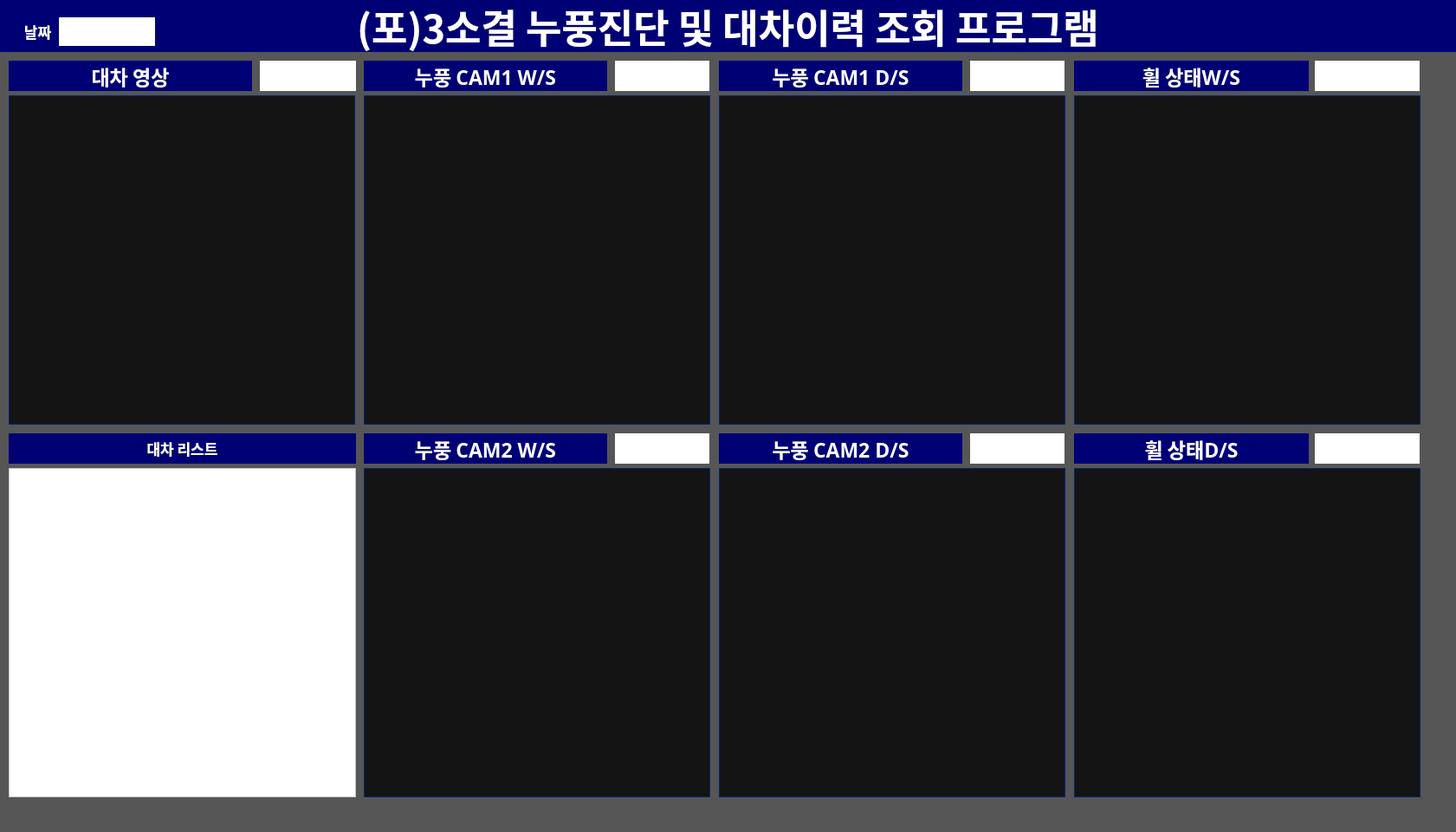
<?xml version="1.0" encoding="UTF-8"?>
<ui version="4.0">
 <class>MainWindow</class>
 <widget class="QMainWindow" name="MainWindow">
  <property name="windowModality">
   <enum>Qt::NonModal</enum>
  </property>
  <property name="enabled">
   <bool>true</bool>
  </property>
  <property name="geometry">
   <rect>
    <x>0</x>
    <y>0</y>
    <width>1681</width>
    <height>960</height>
   </rect>
  </property>
  <property name="sizePolicy">
   <sizepolicy hsizetype="Preferred" vsizetype="Preferred">
    <horstretch>0</horstretch>
    <verstretch>0</verstretch>
   </sizepolicy>
  </property>
  <property name="windowTitle">
   <string>MainWindow</string>
  </property>
  <property name="layoutDirection">
   <enum>Qt::LeftToRight</enum>
  </property>
  <property name="styleSheet">
   <string notr="true">background-color: rgb(86, 86, 86);</string>
  </property>
  <widget class="QWidget" name="centralwidget">
   <widget class="QLabel" name="image_1">
    <property name="geometry">
     <rect>
      <x>10</x>
      <y>110</y>
      <width>400</width>
      <height>380</height>
     </rect>
    </property>
    <property name="font">
     <font>
      <pointsize>15</pointsize>
     </font>
    </property>
    <property name="styleSheet">
     <string notr="true">background-color: rgb(20, 20, 20);
color: rgb(0, 38, 116);</string>
    </property>
    <property name="frameShape">
     <enum>QFrame::Box</enum>
    </property>
    <property name="lineWidth">
     <number>1</number>
    </property>
    <property name="text">
     <string/>
    </property>
    <property name="alignment">
     <set>Qt::AlignCenter</set>
    </property>
   </widget>
   <widget class="QLabel" name="image_2">
    <property name="geometry">
     <rect>
      <x>420</x>
      <y>110</y>
      <width>400</width>
      <height>380</height>
     </rect>
    </property>
    <property name="font">
     <font>
      <pointsize>15</pointsize>
     </font>
    </property>
    <property name="styleSheet">
     <string notr="true">background-color: rgb(20, 20, 20);
color: rgb(0, 38, 116);</string>
    </property>
    <property name="frameShape">
     <enum>QFrame::Box</enum>
    </property>
    <property name="lineWidth">
     <number>1</number>
    </property>
    <property name="text">
     <string/>
    </property>
    <property name="alignment">
     <set>Qt::AlignCenter</set>
    </property>
   </widget>
   <widget class="QLabel" name="name_label">
    <property name="geometry">
     <rect>
      <x>0</x>
      <y>0</y>
      <width>1681</width>
      <height>60</height>
     </rect>
    </property>
    <property name="font">
     <font>
      <family>맑은 고딕</family>
      <pointsize>34</pointsize>
      <weight>75</weight>
      <bold>true</bold>
     </font>
    </property>
    <property name="layoutDirection">
     <enum>Qt::LeftToRight</enum>
    </property>
    <property name="styleSheet">
     <string notr="true">background-color: rgb(0, 0, 117);
color: rgb(255, 255, 255);</string>
    </property>
    <property name="frameShape">
     <enum>QFrame::NoFrame</enum>
    </property>
    <property name="frameShadow">
     <enum>QFrame::Plain</enum>
    </property>
    <property name="lineWidth">
     <number>2</number>
    </property>
    <property name="midLineWidth">
     <number>0</number>
    </property>
    <property name="text">
     <string>(포)3소결 누풍진단 및 대차이력 조회 프로그램</string>
    </property>
    <property name="alignment">
     <set>Qt::AlignCenter</set>
    </property>
   </widget>
   <widget class="QLabel" name="label_4">
    <property name="geometry">
     <rect>
      <x>10</x>
      <y>70</y>
      <width>281</width>
      <height>35</height>
     </rect>
    </property>
    <property name="font">
     <font>
      <family>맑은 고딕</family>
      <pointsize>17</pointsize>
      <weight>75</weight>
      <bold>true</bold>
     </font>
    </property>
    <property name="styleSheet">
     <string notr="true">background-color: rgb(0, 0, 117);
color: rgb(255, 255, 255);</string>
    </property>
    <property name="frameShape">
     <enum>QFrame::NoFrame</enum>
    </property>
    <property name="text">
     <string>대차 영상</string>
    </property>
    <property name="alignment">
     <set>Qt::AlignCenter</set>
    </property>
   </widget>
   <widget class="QLabel" name="label_6">
    <property name="geometry">
     <rect>
      <x>420</x>
      <y>70</y>
      <width>281</width>
      <height>35</height>
     </rect>
    </property>
    <property name="font">
     <font>
      <family>맑은 고딕</family>
      <pointsize>17</pointsize>
      <weight>75</weight>
      <bold>true</bold>
     </font>
    </property>
    <property name="styleSheet">
     <string notr="true">background-color: rgb(0, 0, 117);
color: rgb(255, 255, 255);</string>
    </property>
    <property name="frameShape">
     <enum>QFrame::NoFrame</enum>
    </property>
    <property name="text">
     <string>누풍 CAM1 W/S</string>
    </property>
    <property name="alignment">
     <set>Qt::AlignCenter</set>
    </property>
   </widget>
   <widget class="QLabel" name="label_8">
    <property name="geometry">
     <rect>
      <x>-12</x>
      <y>20</y>
      <width>111</width>
      <height>33</height>
     </rect>
    </property>
    <property name="font">
     <font>
      <family>맑은 고딕</family>
      <pointsize>13</pointsize>
      <weight>75</weight>
      <bold>true</bold>
     </font>
    </property>
    <property name="styleSheet">
     <string notr="true">background-color: rgb(0, 0, 117);
color: rgb(255, 255, 255);</string>
    </property>
    <property name="frameShape">
     <enum>QFrame::NoFrame</enum>
    </property>
    <property name="text">
     <string>날짜</string>
    </property>
    <property name="alignment">
     <set>Qt::AlignCenter</set>
    </property>
   </widget>
   <widget class="QLabel" name="label_11">
    <property name="geometry">
     <rect>
      <x>830</x>
      <y>70</y>
      <width>281</width>
      <height>35</height>
     </rect>
    </property>
    <property name="font">
     <font>
      <family>맑은 고딕</family>
      <pointsize>17</pointsize>
      <weight>75</weight>
      <bold>true</bold>
     </font>
    </property>
    <property name="styleSheet">
     <string notr="true">background-color: rgb(0, 0, 117);
color: rgb(255, 255, 255);</string>
    </property>
    <property name="frameShape">
     <enum>QFrame::NoFrame</enum>
    </property>
    <property name="text">
     <string>누풍 CAM1 D/S</string>
    </property>
    <property name="alignment">
     <set>Qt::AlignCenter</set>
    </property>
   </widget>
   <widget class="QLabel" name="image_3">
    <property name="geometry">
     <rect>
      <x>830</x>
      <y>110</y>
      <width>400</width>
      <height>380</height>
     </rect>
    </property>
    <property name="font">
     <font>
      <pointsize>15</pointsize>
     </font>
    </property>
    <property name="styleSheet">
     <string notr="true">background-color: rgb(20, 20, 20);
color: rgb(0, 38, 116);</string>
    </property>
    <property name="frameShape">
     <enum>QFrame::Box</enum>
    </property>
    <property name="lineWidth">
     <number>1</number>
    </property>
    <property name="text">
     <string/>
    </property>
    <property name="alignment">
     <set>Qt::AlignCenter</set>
    </property>
   </widget>
   <widget class="QLabel" name="time_label">
    <property name="geometry">
     <rect>
      <x>68</x>
      <y>20</y>
      <width>111</width>
      <height>33</height>
     </rect>
    </property>
    <property name="font">
     <font>
      <family>맑은 고딕</family>
      <pointsize>13</pointsize>
      <weight>75</weight>
      <bold>true</bold>
     </font>
    </property>
    <property name="styleSheet">
     <string notr="true">color: rgb(0, 0, 0);
background-color: rgb(255, 255, 255);</string>
    </property>
    <property name="frameShape">
     <enum>QFrame::NoFrame</enum>
    </property>
    <property name="text">
     <string/>
    </property>
    <property name="alignment">
     <set>Qt::AlignCenter</set>
    </property>
   </widget>
   <widget class="QLabel" name="num_label">
    <property name="geometry">
     <rect>
      <x>300</x>
      <y>70</y>
      <width>111</width>
      <height>35</height>
     </rect>
    </property>
    <property name="font">
     <font>
      <family>맑은 고딕</family>
      <pointsize>13</pointsize>
      <weight>75</weight>
      <bold>true</bold>
     </font>
    </property>
    <property name="styleSheet">
     <string notr="true">color: rgb(0, 0, 0);
background-color: rgb(255, 255, 255);</string>
    </property>
    <property name="frameShape">
     <enum>QFrame::NoFrame</enum>
    </property>
    <property name="text">
     <string/>
    </property>
    <property name="alignment">
     <set>Qt::AlignCenter</set>
    </property>
   </widget>
   <widget class="QLabel" name="dB_label1">
    <property name="geometry">
     <rect>
      <x>710</x>
      <y>70</y>
      <width>109</width>
      <height>35</height>
     </rect>
    </property>
    <property name="font">
     <font>
      <family>맑은 고딕</family>
      <pointsize>13</pointsize>
      <weight>75</weight>
      <bold>true</bold>
     </font>
    </property>
    <property name="styleSheet">
     <string notr="true">color: rgb(0, 0, 0);
background-color: rgb(255, 255, 255);</string>
    </property>
    <property name="frameShape">
     <enum>QFrame::NoFrame</enum>
    </property>
    <property name="text">
     <string/>
    </property>
    <property name="alignment">
     <set>Qt::AlignCenter</set>
    </property>
   </widget>
   <widget class="QLabel" name="dB_label2">
    <property name="geometry">
     <rect>
      <x>1120</x>
      <y>70</y>
      <width>109</width>
      <height>35</height>
     </rect>
    </property>
    <property name="font">
     <font>
      <family>맑은 고딕</family>
      <pointsize>13</pointsize>
      <weight>75</weight>
      <bold>true</bold>
     </font>
    </property>
    <property name="styleSheet">
     <string notr="true">color: rgb(0, 0, 0);
background-color: rgb(255, 255, 255);</string>
    </property>
    <property name="frameShape">
     <enum>QFrame::NoFrame</enum>
    </property>
    <property name="text">
     <string/>
    </property>
    <property name="alignment">
     <set>Qt::AlignCenter</set>
    </property>
   </widget>
   <widget class="QLabel" name="label_15">
    <property name="geometry">
     <rect>
      <x>10</x>
      <y>500</y>
      <width>401</width>
      <height>35</height>
     </rect>
    </property>
    <property name="font">
     <font>
      <family>맑은 고딕</family>
      <pointsize>13</pointsize>
      <weight>75</weight>
      <bold>true</bold>
     </font>
    </property>
    <property name="styleSheet">
     <string notr="true">background-color: rgb(0, 0, 117);
color: rgb(255, 255, 255);</string>
    </property>
    <property name="frameShape">
     <enum>QFrame::NoFrame</enum>
    </property>
    <property name="text">
     <string>대차 리스트</string>
    </property>
    <property name="alignment">
     <set>Qt::AlignCenter</set>
    </property>
   </widget>
   <widget class="QListWidget" name="listWidget">
    <property name="geometry">
     <rect>
      <x>10</x>
      <y>540</y>
      <width>401</width>
      <height>380</height>
     </rect>
    </property>
    <property name="font">
     <font>
      <pointsize>10</pointsize>
     </font>
    </property>
    <property name="styleSheet">
     <string notr="true">background-color: rgb(255, 255, 255);
color: rgb(0, 0, 0);</string>
    </property>
    <property name="editTriggers">
     <set>QAbstractItemView::NoEditTriggers</set>
    </property>
   </widget>
   <widget class="QLabel" name="image_4">
    <property name="geometry">
     <rect>
      <x>420</x>
      <y>540</y>
      <width>400</width>
      <height>380</height>
     </rect>
    </property>
    <property name="font">
     <font>
      <pointsize>15</pointsize>
     </font>
    </property>
    <property name="styleSheet">
     <string notr="true">background-color: rgb(20, 20, 20);
color: rgb(0, 38, 116);</string>
    </property>
    <property name="frameShape">
     <enum>QFrame::Box</enum>
    </property>
    <property name="lineWidth">
     <number>1</number>
    </property>
    <property name="text">
     <string/>
    </property>
    <property name="alignment">
     <set>Qt::AlignCenter</set>
    </property>
   </widget>
   <widget class="QLabel" name="image_5">
    <property name="geometry">
     <rect>
      <x>830</x>
      <y>540</y>
      <width>400</width>
      <height>380</height>
     </rect>
    </property>
    <property name="font">
     <font>
      <pointsize>15</pointsize>
     </font>
    </property>
    <property name="styleSheet">
     <string notr="true">background-color: rgb(20, 20, 20);
color: rgb(0, 38, 116);</string>
    </property>
    <property name="frameShape">
     <enum>QFrame::Box</enum>
    </property>
    <property name="lineWidth">
     <number>1</number>
    </property>
    <property name="text">
     <string/>
    </property>
    <property name="alignment">
     <set>Qt::AlignCenter</set>
    </property>
   </widget>
   <widget class="QLabel" name="image_6">
    <property name="geometry">
     <rect>
      <x>1240</x>
      <y>110</y>
      <width>400</width>
      <height>380</height>
     </rect>
    </property>
    <property name="font">
     <font>
      <pointsize>15</pointsize>
     </font>
    </property>
    <property name="styleSheet">
     <string notr="true">background-color: rgb(20, 20, 20);
color: rgb(0, 38, 116);</string>
    </property>
    <property name="frameShape">
     <enum>QFrame::Box</enum>
    </property>
    <property name="lineWidth">
     <number>1</number>
    </property>
    <property name="text">
     <string/>
    </property>
    <property name="alignment">
     <set>Qt::AlignCenter</set>
    </property>
   </widget>
   <widget class="QLabel" name="image_7">
    <property name="geometry">
     <rect>
      <x>1240</x>
      <y>540</y>
      <width>400</width>
      <height>380</height>
     </rect>
    </property>
    <property name="font">
     <font>
      <pointsize>15</pointsize>
     </font>
    </property>
    <property name="styleSheet">
     <string notr="true">background-color: rgb(20, 20, 20);
color: rgb(0, 38, 116);</string>
    </property>
    <property name="frameShape">
     <enum>QFrame::Box</enum>
    </property>
    <property name="lineWidth">
     <number>1</number>
    </property>
    <property name="text">
     <string/>
    </property>
    <property name="alignment">
     <set>Qt::AlignCenter</set>
    </property>
   </widget>
   <widget class="QLabel" name="label_13">
    <property name="geometry">
     <rect>
      <x>1240</x>
      <y>70</y>
      <width>271</width>
      <height>35</height>
     </rect>
    </property>
    <property name="font">
     <font>
      <family>맑은 고딕</family>
      <pointsize>17</pointsize>
      <weight>75</weight>
      <bold>true</bold>
     </font>
    </property>
    <property name="styleSheet">
     <string notr="true">background-color: rgb(0, 0, 117);
color: rgb(255, 255, 255);</string>
    </property>
    <property name="frameShape">
     <enum>QFrame::NoFrame</enum>
    </property>
    <property name="text">
     <string>휠 상태W/S</string>
    </property>
    <property name="alignment">
     <set>Qt::AlignCenter</set>
    </property>
   </widget>
   <widget class="QLabel" name="wheel_label1">
    <property name="geometry">
     <rect>
      <x>1518</x>
      <y>70</y>
      <width>121</width>
      <height>35</height>
     </rect>
    </property>
    <property name="font">
     <font>
      <family>맑은 고딕</family>
      <pointsize>13</pointsize>
      <weight>75</weight>
      <bold>true</bold>
     </font>
    </property>
    <property name="styleSheet">
     <string notr="true">color: rgb(0, 0, 0);
background-color: rgb(255, 255, 255);</string>
    </property>
    <property name="frameShape">
     <enum>QFrame::NoFrame</enum>
    </property>
    <property name="text">
     <string/>
    </property>
    <property name="alignment">
     <set>Qt::AlignCenter</set>
    </property>
   </widget>
   <widget class="QLabel" name="wheel_label2">
    <property name="geometry">
     <rect>
      <x>1518</x>
      <y>500</y>
      <width>121</width>
      <height>35</height>
     </rect>
    </property>
    <property name="font">
     <font>
      <family>맑은 고딕</family>
      <pointsize>13</pointsize>
      <weight>75</weight>
      <bold>true</bold>
     </font>
    </property>
    <property name="styleSheet">
     <string notr="true">color: rgb(0, 0, 0);
background-color: rgb(255, 255, 255);</string>
    </property>
    <property name="frameShape">
     <enum>QFrame::NoFrame</enum>
    </property>
    <property name="text">
     <string/>
    </property>
    <property name="alignment">
     <set>Qt::AlignCenter</set>
    </property>
   </widget>
   <widget class="QLabel" name="dB_label4">
    <property name="geometry">
     <rect>
      <x>1120</x>
      <y>500</y>
      <width>109</width>
      <height>35</height>
     </rect>
    </property>
    <property name="font">
     <font>
      <family>맑은 고딕</family>
      <pointsize>13</pointsize>
      <weight>75</weight>
      <bold>true</bold>
     </font>
    </property>
    <property name="styleSheet">
     <string notr="true">color: rgb(0, 0, 0);
background-color: rgb(255, 255, 255);</string>
    </property>
    <property name="frameShape">
     <enum>QFrame::NoFrame</enum>
    </property>
    <property name="text">
     <string/>
    </property>
    <property name="alignment">
     <set>Qt::AlignCenter</set>
    </property>
   </widget>
   <widget class="QLabel" name="label_7">
    <property name="geometry">
     <rect>
      <x>420</x>
      <y>500</y>
      <width>281</width>
      <height>35</height>
     </rect>
    </property>
    <property name="font">
     <font>
      <family>맑은 고딕</family>
      <pointsize>17</pointsize>
      <weight>75</weight>
      <bold>true</bold>
     </font>
    </property>
    <property name="styleSheet">
     <string notr="true">background-color: rgb(0, 0, 117);
color: rgb(255, 255, 255);</string>
    </property>
    <property name="frameShape">
     <enum>QFrame::NoFrame</enum>
    </property>
    <property name="text">
     <string>누풍 CAM2 W/S</string>
    </property>
    <property name="alignment">
     <set>Qt::AlignCenter</set>
    </property>
   </widget>
   <widget class="QLabel" name="label_14">
    <property name="geometry">
     <rect>
      <x>1240</x>
      <y>500</y>
      <width>271</width>
      <height>35</height>
     </rect>
    </property>
    <property name="font">
     <font>
      <family>맑은 고딕</family>
      <pointsize>17</pointsize>
      <weight>75</weight>
      <bold>true</bold>
     </font>
    </property>
    <property name="styleSheet">
     <string notr="true">background-color: rgb(0, 0, 117);
color: rgb(255, 255, 255);</string>
    </property>
    <property name="frameShape">
     <enum>QFrame::NoFrame</enum>
    </property>
    <property name="text">
     <string>휠 상태D/S</string>
    </property>
    <property name="alignment">
     <set>Qt::AlignCenter</set>
    </property>
   </widget>
   <widget class="QLabel" name="label_12">
    <property name="geometry">
     <rect>
      <x>830</x>
      <y>500</y>
      <width>281</width>
      <height>35</height>
     </rect>
    </property>
    <property name="font">
     <font>
      <family>맑은 고딕</family>
      <pointsize>17</pointsize>
      <weight>75</weight>
      <bold>true</bold>
     </font>
    </property>
    <property name="styleSheet">
     <string notr="true">background-color: rgb(0, 0, 117);
color: rgb(255, 255, 255);</string>
    </property>
    <property name="frameShape">
     <enum>QFrame::NoFrame</enum>
    </property>
    <property name="text">
     <string>누풍 CAM2 D/S</string>
    </property>
    <property name="alignment">
     <set>Qt::AlignCenter</set>
    </property>
   </widget>
   <widget class="QLabel" name="dB_label3">
    <property name="geometry">
     <rect>
      <x>710</x>
      <y>500</y>
      <width>109</width>
      <height>35</height>
     </rect>
    </property>
    <property name="font">
     <font>
      <family>맑은 고딕</family>
      <pointsize>13</pointsize>
      <weight>75</weight>
      <bold>true</bold>
     </font>
    </property>
    <property name="styleSheet">
     <string notr="true">color: rgb(0, 0, 0);
background-color: rgb(255, 255, 255);</string>
    </property>
    <property name="frameShape">
     <enum>QFrame::NoFrame</enum>
    </property>
    <property name="text">
     <string/>
    </property>
    <property name="alignment">
     <set>Qt::AlignCenter</set>
    </property>
   </widget>
  </widget>
  <widget class="QMenuBar" name="menubar">
   <property name="geometry">
    <rect>
     <x>0</x>
     <y>0</y>
     <width>1681</width>
     <height>21</height>
    </rect>
   </property>
  </widget>
  <widget class="QStatusBar" name="statusbar"/>
 </widget>
 <resources/>
 <connections/>
 <slots>
  <slot>start_btn()</slot>
  <slot>start_btn2()</slot>
 </slots>
</ui>
